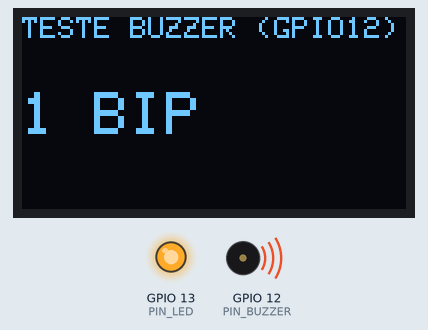
Bench run of a sketch on a simulated ESP32. Parts: 128×64 one-colour display, output pins drawn as LEDs (lit = HIGH), buzzer (waves = sounding). What the sketch prints to the serial monitor is not drawn.

Above: at 0.1 s.
At 3.0 s:
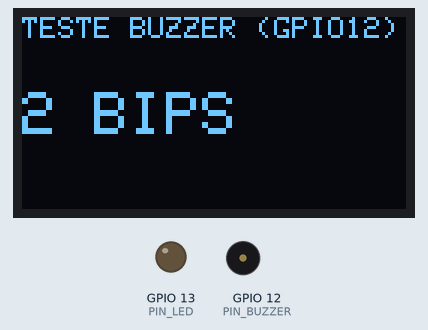
Timing chart, 0 to 40.0 s (numbered marks = the images above):
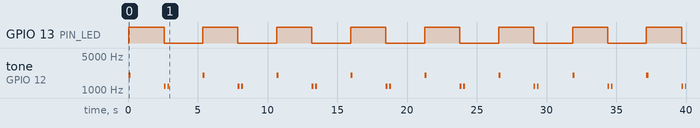

The sketch:

teste_buzzer.ino
```cpp
// Teste do buzzer (GPIO12) e do LED de status (GPIO13) com feedback no OLED.
// Alterna os dois sons que o firmware integrado vai usar:
// 1 bip curto (caiu offline, LED aceso) e 2 bips (erro de sensor, LED apagado).
#include <Wire.h>
#include <Adafruit_GFX.h>
#include <Adafruit_SSD1306.h>

const int PIN_BUZZER = 12;
const int PIN_LED    = 13;
Adafruit_SSD1306 display(128, 64, &Wire, -1);

void mostrar(const char* som) {
  display.clearDisplay();
  display.setTextColor(SSD1306_WHITE);
  display.setTextSize(1);
  display.setCursor(0, 0);
  display.println("TESTE BUZZER (GPIO12)");
  display.setTextSize(2);
  display.setCursor(0, 25);
  display.println(som);
  display.display();
}

void setup() {
  Serial.begin(115200);
  pinMode(PIN_LED, OUTPUT);
  Wire.begin(33, 32);
  display.begin(SSD1306_SWITCHCAPVCC, 0x3C);
}

void loop() {
  Serial.println("1 bip (som de queda offline) + LED aceso");
  mostrar("1 BIP");
  digitalWrite(PIN_LED, HIGH);
  tone(PIN_BUZZER, 2000, 150);
  delay(2500);

  Serial.println("2 bips (som de erro de sensor) + LED apagado");
  mostrar("2 BIPS");
  digitalWrite(PIN_LED, LOW);
  tone(PIN_BUZZER, 1200, 120);
  delay(250);
  tone(PIN_BUZZER, 1200, 120);
  delay(2500);
}
```

Measured:
- by itself, GPIO 13 (PIN_LED): alternates HIGH for 2.5 s and LOW for 2.8 s
- by itself, tone on GPIO 12 (PIN_BUZZER): repeats every 5.3 s: silent 2.4 s, 1200 Hz 0.12 s, silent 0.13 s, 1200 Hz 0.12 s, silent 2.4 s, 2000 Hz 0.15 s
